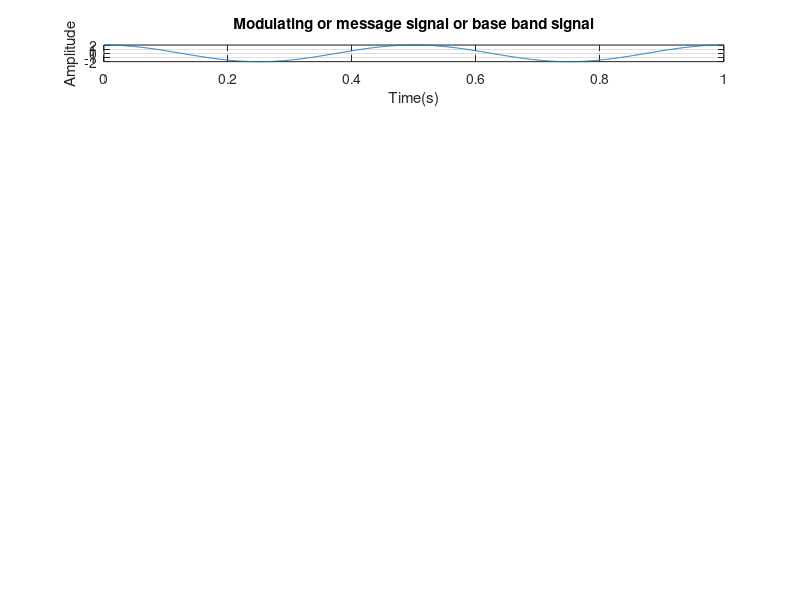

Source code (MATLAB): (Note: this script raises an error after producing the figure.)
t = 0:0.001:1;
am = 2; % amplitude of message signal
ac = 2; % amplitude of carrier signal

% Cosine Message Signal
fm = 2; % frequency 
x = am*cos(2*pi*fm*t);
subplot(10,1,1);
plot(t,x);
xlabel('Time(s)');
ylabel('Amplitude');
title('Modulating or message signal or base band signal');
grid on;

% Cosine Carrier Signal

y = ac*cos(2*pi*fc*t);
subplot(10,2,2);
plot(t,y);
xlabel('Time(s)');
ylabel('Amplitude');
title('Carrier Signal');
grid on;


% Sine Message Signal

x_shifted = am*sin(2*pi*fm*t);
subplot(10,1,3);
plot(t,x_shifted);
xlabel('Time(s)');
ylabel('Amplitude');
title('Modulating or message signal or base band signal');
grid on;

% Sine Carrier Signal
fc = 10;
y_shifted = ac*sin(2*pi*fc*t);
subplot(10,2,4);
plot(t,y_shifted);
xlabel('Time(s)');
ylabel('Amplitude');
title('Carrier Signal');
grid on;

% The output of upper product modulator 
s1 = (am*ac)/2*(cos(2*pi*(fc+fm)*t)+cos(2*pi*(fc-fm)*t));
subplot(10,1,5);
plot(t,s1);
xlabel('Time(s)');
ylabel('Amplitude');
title('S1');
grid on;

% output of lower product modulator
s2 = (am*ac)/2*(cos(2*pi*(fc+fm)*t)-cos(2*pi*(fc-fm)*t));
subplot(10,2,6);
plot(t,s2);
xlabel('Time(s)');
ylabel('Amplitude');
title('S2');
grid on;

% SSBSC modulated wave s(t) having a lower sideband.
lsb = s1+s2;
subplot(10,1,7);
plot(t,lsb);
xlabel('Time(s)');
ylabel('Amplitude');
title('Lower Sideband Signal');
grid on;

% SSBSC modulated wave s(t) having a upper sideband.
usb = s1-s2;
subplot(10,2,8);
plot(t,usb);
xlabel('Time(s)');
ylabel('Amplitude');
title('Upper Sideband Signal');
grid on;
















% Misc. Watermark
annotation('textbox', 'String', '20240802543', 'FontSize', 30, 'Color', [0.5, 0.5, 0.5],'EdgeColor', 'none', 'HorizontalAlignment', 'center', 'Rotation', 45);
